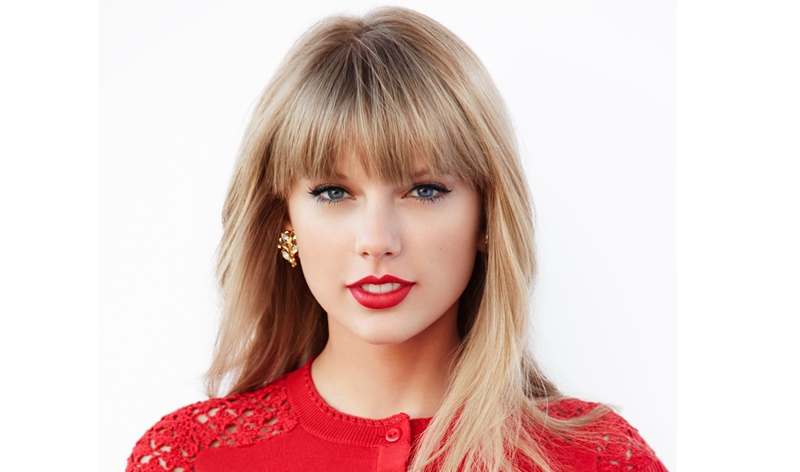
#> input picture input/models/taylor swift.jpg, 800 x 472 px
$ python main.py   (older library calls are emulated)
#> lines starting #> are read from the running program, lines starting #| are printed output that depends on the picture; long printed decimals are rounded
### modules/utils.py
import cv2
import imutils
import numpy as np


EDGE_KERNEL = np.array([
    [-1, -1, -1],
    [-1,  8, -1],
    [-1, -1, -1]
])

MIN_MATCH_COUNT = 10

def load_image(image_path: str, grayscale = True):
#> called with image_path = './input/models/taylor swift.jpg', grayscale = False
    if grayscale: image = cv2.imread(image_path, cv2.IMREAD_GRAYSCALE)
    else: image = cv2.imread(image_path)
#> image is the input picture: shape (472, 800, 3); mean B, G, R 196.4, 201.3, 226.1
    return image


def normalize_image(image):
    return cv2.normalize(image, None, 0, 1.0, cv2.NORM_MINMAX, dtype=cv2.CV_32F)


def smooth_image(image):
    return cv2.bilateralFilter(image, 5, 75, 75)


def resize_image(image, width=None, height=None):
    return imutils.resize(image, width=width, height=height)


def convolve(image, kernel):
    return cv2.filter2D(image, -1, kernel)


# [64 lines left out: functions match_features_bf, match_features_flann, non_max_suppression_fast, not called in this run]

### modules/template_matching.py
import cv2
import numpy as np

from . import utils


def perform_template_matching(im, templ):
    if isinstance(im, str):
        im = utils.load_image(im, grayscale=False)
    if isinstance(templ, str):
        templ = utils.load_image(templ, grayscale=False)
#> call 2 of load_image, with image_path = './input/facial_features/faces/face_1.jpg', grayscale = False
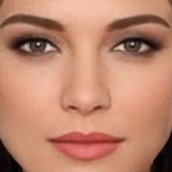
#> input picture input/facial_features/faces/face_1.jpg, 172 x 172 px
#> in load_image, image is the input picture: shape (172, 172, 3); mean B, G, R 110.9, 134.4, 190

    img = cv2.cvtColor(im, cv2.COLOR_BGR2GRAY)
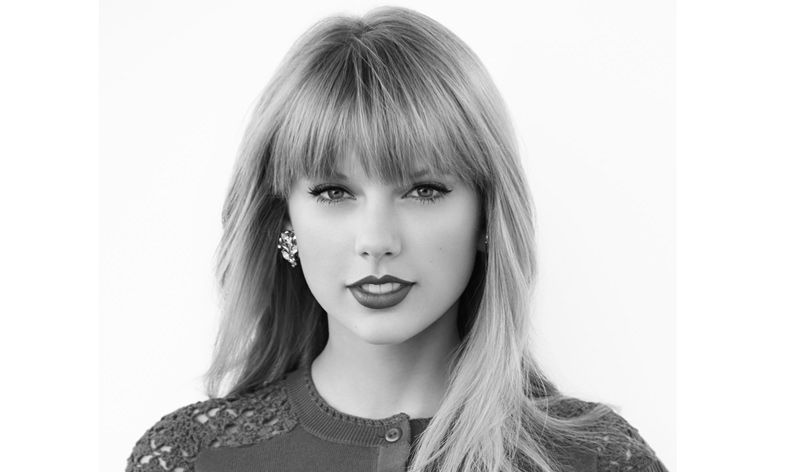
#> img: shape (472, 800); min 2, max 255, mean 208.1
    template = cv2.cvtColor(templ, cv2.COLOR_BGR2GRAY)
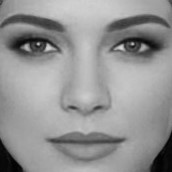
#> template: shape (172, 172); min 0, max 216, mean 148.4

    for scale in np.linspace(2, 8, 10):
        img_copy = img.copy()
        img_copy = utils.resize_image(img_copy, width=600)

        scaled_template = utils.resize_image(template, width=int(img_copy.shape[1]//scale))
        h, w = scaled_template.shape

        result = cv2.matchTemplate(img_copy, scaled_template, cv2.TM_SQDIFF_NORMED)


        in_val, max_val, min_loc, max_loc = cv2.minMaxLoc(result)
        print(np.min(result))

        top_left = min_loc
        bottom_right = (top_left[0] + w, top_left[1] + h)

        cv2.rectangle(img_copy, top_left, bottom_right, 128, 2)

        """
        loc = np.where( result >= np.max(result) * 0.98 )
        for pt in zip(*loc[::-1]):
            cv2.rectangle(img_copy, pt, (pt[0] + w, pt[1] + h), 0, 2)
        """

        cv2.imshow('Match', img_copy)
        cv2.waitKey(0)
        cv2.imshow('Match', scaled_template)
        cv2.waitKey(0)
        cv2.destroyAllWindows()
#> this loop made 10 passes
#> (in_val, max_val, max_loc, top_left, bottom_right) on passes 1 to 10: (0.236, 0.306, (135, 0), (226, 54), (526, 354)), (0.2, 0.307, (375, 0), (179, 80), (404, 305)), (0.16, 0.337, (101, 135), (238, 170), (418, 350)), (0.101, 0.36, (120, 155), (208, 91), (358, 241)), (0.0696, 0.38, (135, 168), (225, 109), (353, 237)), (0.093, 0.406, (148, 189), (227, 117), (339, 229)), (0.112, 0.446, (164, 197), (224, 119), (324, 219)), (0.0985, 0.492, (170, 199), (318, 264), (408, 354)), (0.0894, 0.555, (175, 199), (319, 273), (400, 354)), (0.0876, 0.612, (179, 202), (322, 279), (397, 354))
#| 0.2356
#| 0.1999
#| 0.1604
#| 0.1008
#| 0.06965
#| 0.093
#| 0.112
#| 0.09846
#> (further printed lines are left out)
#> pass 1, in perform_template_matching, `result = cv2.matchTemplate(img_copy, scaled_template, cv2.TM_SQDIFF_NO..`:
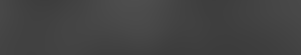
#> result: shape (55, 301) float32; min 0.236, max 0.306, mean 0.263
#> pass 1, in perform_template_matching, `cv2.imshow('Match', img_copy)`:
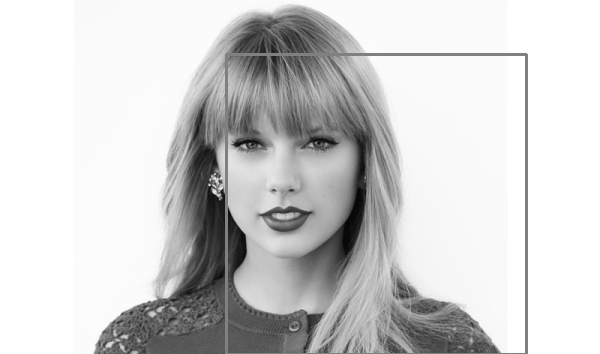
#> window 'Match': shape (354, 600); min 5, max 255, mean 207.4
#> after the loop:
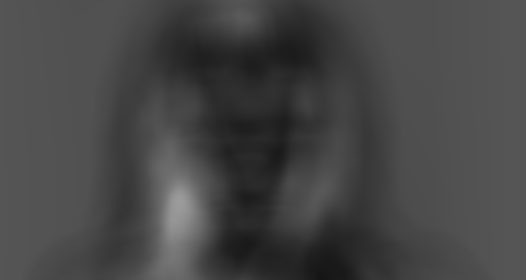
#> result: shape (280, 526) float32; min 0.0876, max 0.612, mean 0.276

### main.py
import glob

from modules import sift, orb, template_matching, harris_corner, hog, haar_cascades, contour_comparison


if __name__ == "__main__":
    im_path_1 = "./input/facial_features/faces/face_1.jpg"
    im_path_2 = "./input/models/taylor swift.jpg"

    if 0: sift.perform_sift(
        im_path_2, im_path_1
    )

    if 0: orb.perform_orb(
        im_path_2, im_path_1
    )

    if 1: template_matching.perform_template_matching(im_path_2, im_path_1)

    if 0: harris_corner.perform_harris_corner(im_path_2, im_path_2)

    if 0: hog.perform_hog(im_path_2)

    if 0:
        haar_cascades.perform_cascades(im_path_2)
        # haar_cascades.perform_cascades(im_path_2, hierarchical=False)

    if 0: contour_comparison.perform_cnt_comparison(
        "./input/models/person.png",
        glob.glob("./input/models/*")
    )
